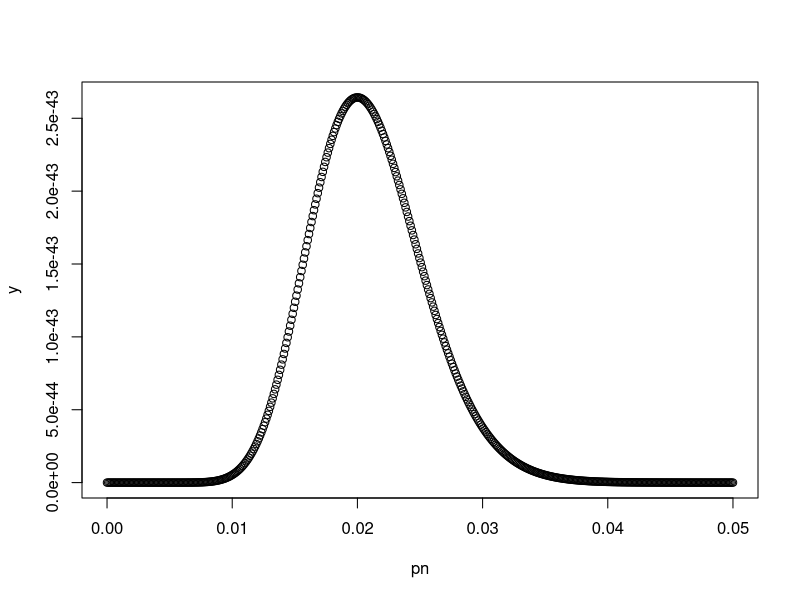
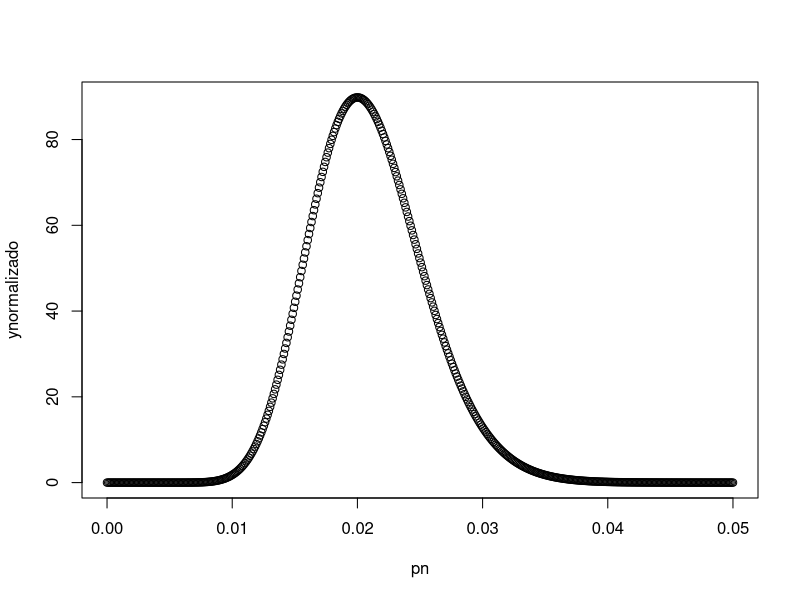

The R source for these figures, in order: (Note: this script raises an error after producing the figures.)
## ---- chunk 1
f = function(p, x, N, C = 1){
  return(C * p^x * (1-p)^(N-x))
}
## ---- chunk 2
# sample
pn = seq(0, 0.05, len=500)

y = f(p = pn, x = 20, N = 1000)
## ---- chunk 3
plot(pn, y)
## ---- chunk 4
I = function(x, y){
   return(sum(y)*(x[2]-x[1]))
}
## ---- chunk 5
normalizador = I(pn, y)
## ---- chunk 6
ynormalizado = f(p = pn, x = 20, N = 1000, C = 1/normalizador)
## ---- chunk 7
plot(pn, ynormalizado)
## ---- chunk 8
I(p, ynormalizado)
## ---- chunk 9
pc = seq(0, 0.05, len=500)

y = f(p = pc, x = 30, N = 2013)
## ---- chunk 10
plot(pn, y)
## ---- chunk 11
normalizadorn = I(pc, y)
## ---- chunk 12
ynormalizadonormal = f(p = pc, x = 30, N = 2013, C = 1/normalizadorn)
## ---- chunk 13
plot(pc, ynormalizadonormal)
